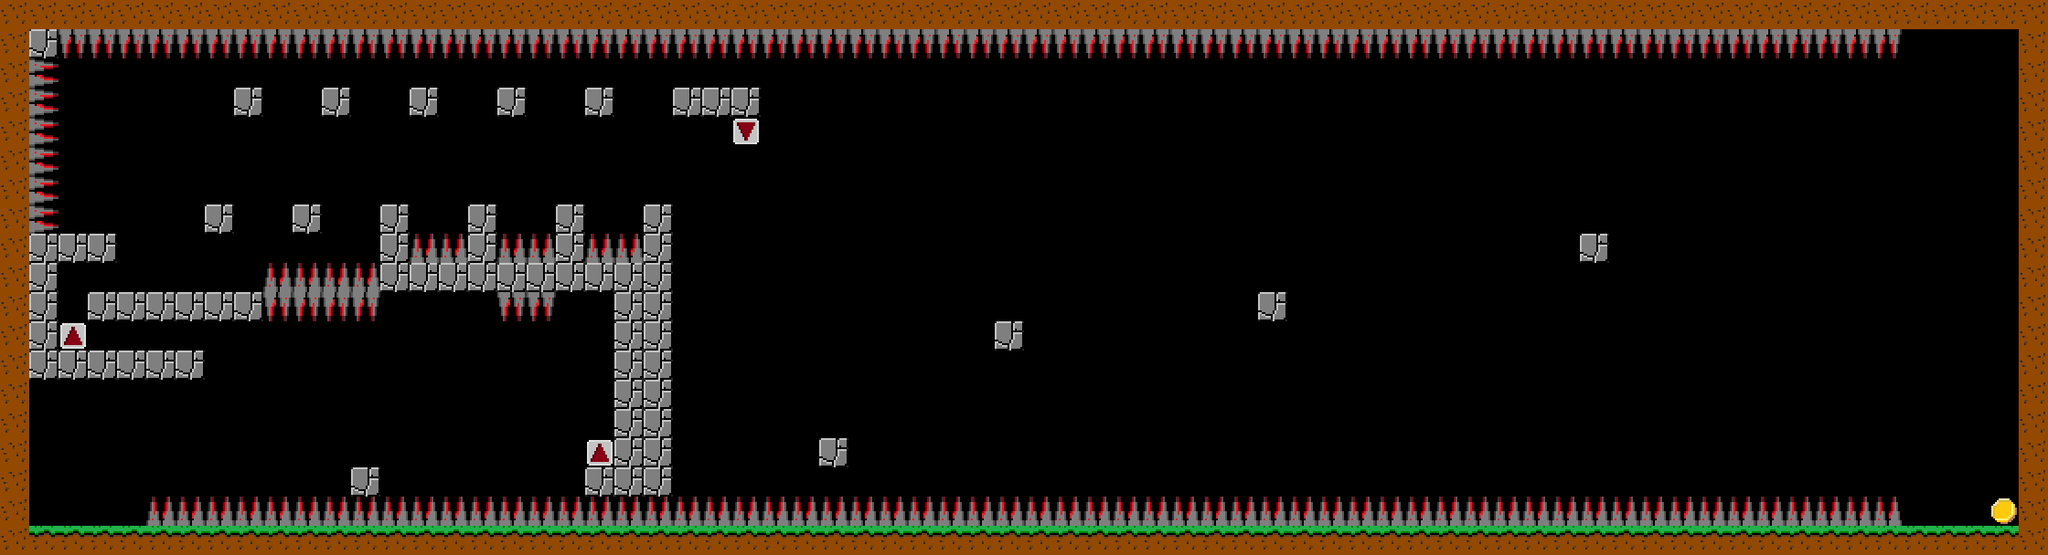

A 2D game scene composited from a Tiled map and its tileset images. What follows is a short description and the map's XML, with each tile layer's data collapsed to a summary:
An orthogonal 70x19 tile map with 32x32 px tiles, 6 tile layers (Walls, End, Lava, Antigravity, ...).

<map version="1.0" orientation="orthogonal" width="70" height="19" tilewidth="32" tileheight="32">
 <tileset firstgid="1" name="tiles" tilewidth="32" tileheight="32">
  <image source="tiles.png" width="160" height="160" />
 </tileset>
 <layer name="Walls" width="70" height="19">
  <data>[1330 cells, 229 non-empty, 3 distinct tile ids]</data>
 </layer>
 <layer name="End" width="70" height="19">
  <data>[1330 cells, 1 non-empty, 1 distinct tile ids]</data>
 </layer>
 <layer name="Lava" width="70" height="19">
  <data>[1330 cells, 157 non-empty, 4 distinct tile ids]</data>
 </layer>
 <layer name="Antigravity" width="70" height="19">
  <data>[1330 cells, 2 non-empty, 1 distinct tile ids]</data>
 </layer>
 <layer name="Gravity" width="70" height="19">
  <data>[1330 cells, 1 non-empty, 1 distinct tile ids]</data>
 </layer>
 <layer name="WallsJump" width="70" height="19">
  <data>[1330 cells, 0 non-empty, 0 distinct tile ids]</data>
 </layer>
</map>